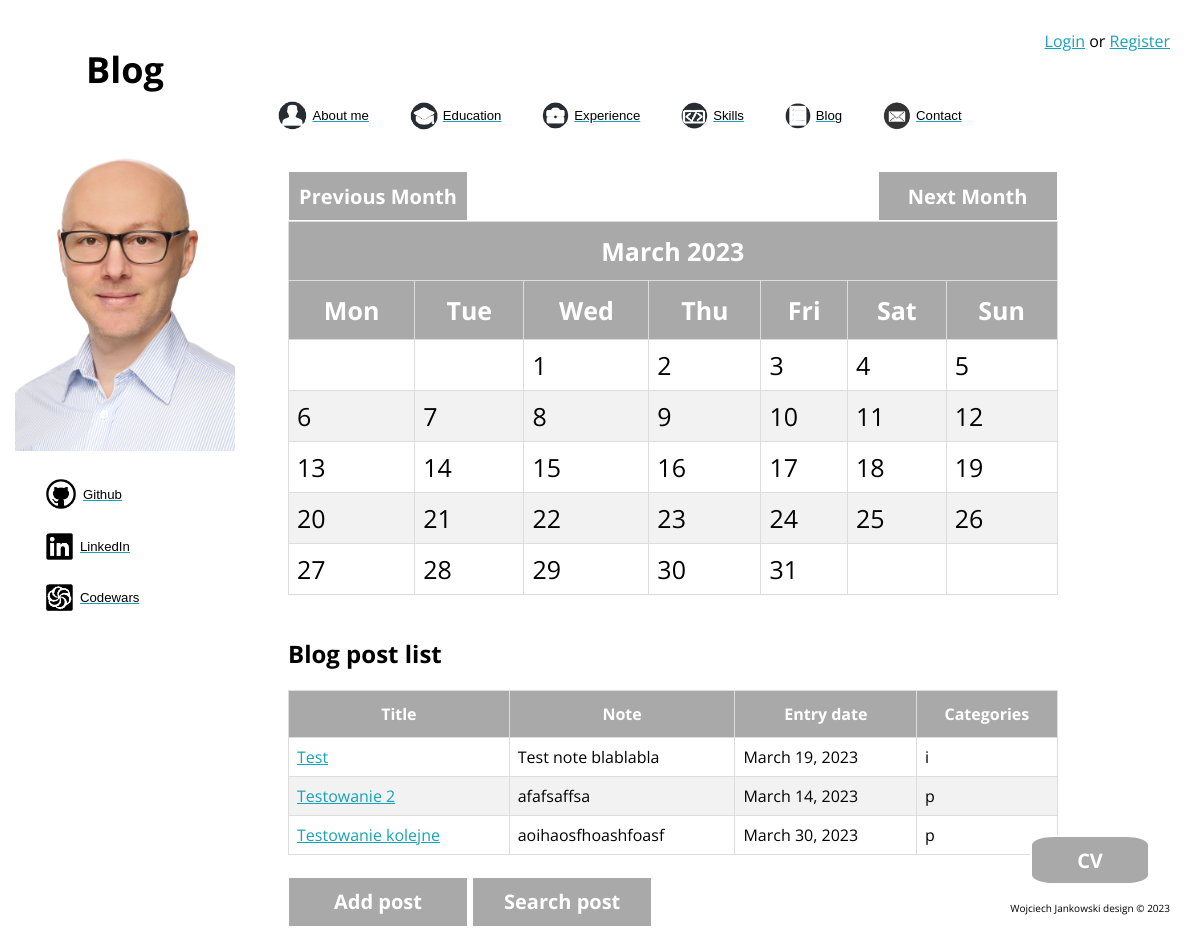
/blog/calendar_current/2023/3, run on the app's committed database.
### blog/models.py (models this page shows)
class Blog(models.Model):
    title = models.CharField(max_length=200)
    note = models.TextField()
    entry_date = models.DateField(auto_now=False)
    category = models.CharField(max_length=1, choices=(("p", "programming"), ("i", "interests"), ("l", "life")))
    author = models.CharField(max_length=30)
    class Meta:
        verbose_name = "Blog"
        verbose_name_plural = "Blog"

### blog/views.py (the view)
# urls.py: path("calendar_current/<int:year>/<int:month>", views.calendar_change, name="calendar_change"),
def calendar_change(request, year, month):
    month = month
    year = year
    cal = HTMLCalendar().formatmonth(year, month)
    days = []
    for i in range(1, 32):
        try:
            day = date(int(year), int(month), int(i))
            days.append(day)
        except ValueError:
            break
    blog = Blog.objects.all()
    blog_l = blog.filter(entry_date__gte=days[0], entry_date__lte=days[-1])
    prev = None
    next = None
    if month > 1:
        prev = f'{year}/{month - 1}'
    elif month == 1:
        prev = f"{year - 1}/{month + 11}"
    if month < 12:
        next = f'{year}/{month + 1}'
    elif month == 12:
        next = f"{year + 1}/{month - 11}"
    ctx = {"year": year,
           "month": month,
           "cal": cal,
           "prev": prev,
           "next": next,
           "days": days,
           "blog": blog,
           "blog_l": blog_l,
           'site_name': "Blog"
           }
    return render(request=request, template_name="blog/calendar_current.html", context=ctx)

### blog/templates/blog/calendar_current.html (shortened to what this page needs)
{% extends "aboutme/base.html" %}
{% load static %}
{% block main_content %}
<div class="container">
  {% include 'blog/calendar_block.html' %}
</div>
{% endblock %}

### blog/templates/blog/calendar_block.html
{% load static %}
<a href="{% url 'calendar_current' %}{{ prev }}">
    <button class="next" style="display:inline-block;">Previous Month</button></a>
<a href="{% url 'calendar_current' %}{{ next }}">
    <button class="next" style="float:right;">Next Month</button></a>
<div class="cal">
    {{ cal|safe}}
    <br>
    {% if blog_l.all %}
    <h2>Blog post list</h2>
    <table id="data">
        <thead>
            <tr>
                <th>Title</th>
                <th>Note</th>
                <th>Entry date</th>
                <th>Categories</th>
            </tr>
        </thead>
        <tbody>
            {% for post in blog_l %}
            <tr>
                <td><a href="{% url 'post_detail' post.id %}">{{ post.title }}</td>
                <td>{{ post.note }}</td>
                <td>{{ post.entry_date }} </a> </td>
                <td>{{ post.category }}</td>
            </tr>
            {% endfor %}
        </tbody>
    </table>
    {% endif %}
    <br>
    <a href="{% url 'post_create' %}">
        <button class="next" style="display:inline-block;">Add post</button></a>
    <a href="{% url 'post_search' %}">
        <button class="next" style="display:inline-block;">Search post</button></a>
    <a href="{% static 'aboutme/files/cv.pdf' %}"><button class="button">CV</button></a>

### aboutme/static/aboutme/css/style.css (style rules this page uses)
html { font-family: 'Open Sans', sans-serif; }
body { background-size: 100% 100%; background-repeat: no-repeat; background-position: top; background-attachment: fixed; }
.button { position: fixed; bottom: 50px; right: 50px; background-color: darkgrey; border: 2px solid white; border-radius: 20%; width: 120px; height: 50px; font-size: 20px; color: white; font-weight: bold; cursor: pointer; transition: all 0.25s; font-family: 'Open Sans', sans-serif; }
.next { background-color: darkgrey; border: 1px solid white; width: 180px; height: 50px; font-size: 20px; color: white; font-weight: bold; cursor: pointer; transition: all 0.25s; font-family: 'Open Sans', sans-serif; }
.container { width: 65%; height: auto; margin-left:280px; margin-top:40px; }
#data { border-collapse: collapse; width: 100%; border-radius: 10%; }
#data td, #data th { border: 1px solid #ddd; padding: 8px; }
#data tr:nth-child(even) { background-color: #f2f2f2; }
#data th { padding-top: 12px; padding-bottom: 12px; text-align: center; background-color: darkgrey; color: white; }
.month { font-size: 25px; }
a { color: #17a2b8; }
.month { border-collapse: collapse; width: 100%; }
.month td, .month th { border: 1px solid #ddd; padding: 8px; }
.month tr:nth-child(even) { background-color: #f2f2f2; }
.month th { padding-top: 12px; padding-bottom: 12px; text-align: center; background-color: darkgrey; color: white; }

### data on the page
Blog: title "Test", note "Test note blablabla", entry_date "March 19, 2023", category "i"
Blog: title "Testowanie 2", note "afafsaffsa", entry_date "March 14, 2023", category "p"
Blog: title "Testowanie kolejne", note "aoihaosfhoashfoasf", entry_date "March 30, 2023", category "p"

### other printed values
{{ site_name }} "Blog"
{{ cal|safe }} "March 2023 Mon Tue Wed Thu Fri Sat Sun 1 2 3 4 5 6 7 8 9 10 11 12 13 14 15 16 17 18 19 20 21 22 23 24 25 26 27 28 29 30 31"
